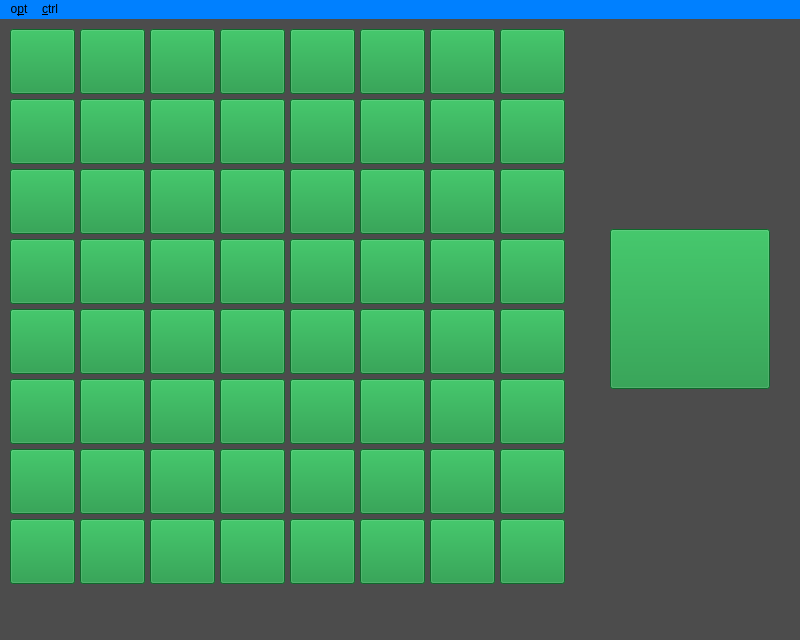
<?xml version="1.0" encoding="UTF-8"?>
<ui version="4.0">
 <class>MainWindow</class>
 <widget class="QMainWindow" name="MainWindow">
  <property name="geometry">
   <rect>
    <x>0</x>
    <y>0</y>
    <width>800</width>
    <height>640</height>
   </rect>
  </property>
  <property name="minimumSize">
   <size>
    <width>800</width>
    <height>640</height>
   </size>
  </property>
  <property name="windowTitle">
   <string>MainWindow</string>
  </property>
  <property name="autoFillBackground">
   <bool>false</bool>
  </property>
  <property name="styleSheet">
   <string notr="true">background-color: rgb(76, 76, 76);</string>
  </property>
  <widget class="QWidget" name="centralwidget">
   <property name="autoFillBackground">
    <bool>false</bool>
   </property>
   <widget class="QPushButton" name="pushButton_2">
    <property name="geometry">
     <rect>
      <x>10</x>
      <y>10</y>
      <width>65</width>
      <height>65</height>
     </rect>
    </property>
    <property name="styleSheet">
     <string notr="true">border-color: rgb(255, 255, 255);
background-color: rgb(19, 146, 59);</string>
    </property>
    <property name="text">
     <string/>
    </property>
    <property name="autoDefault">
     <bool>false</bool>
    </property>
   </widget>
   <widget class="QPushButton" name="pushButton_3">
    <property name="geometry">
     <rect>
      <x>80</x>
      <y>10</y>
      <width>65</width>
      <height>65</height>
     </rect>
    </property>
    <property name="styleSheet">
     <string notr="true">border-color: rgb(255, 255, 255);
background-color: rgb(19, 146, 59);</string>
    </property>
    <property name="text">
     <string/>
    </property>
    <property name="autoDefault">
     <bool>false</bool>
    </property>
   </widget>
   <widget class="QPushButton" name="pushButton_4">
    <property name="geometry">
     <rect>
      <x>220</x>
      <y>10</y>
      <width>65</width>
      <height>65</height>
     </rect>
    </property>
    <property name="styleSheet">
     <string notr="true">border-color: rgb(255, 255, 255);
background-color: rgb(19, 146, 59);</string>
    </property>
    <property name="text">
     <string/>
    </property>
    <property name="autoDefault">
     <bool>false</bool>
    </property>
   </widget>
   <widget class="QPushButton" name="pushButton_5">
    <property name="geometry">
     <rect>
      <x>150</x>
      <y>10</y>
      <width>65</width>
      <height>65</height>
     </rect>
    </property>
    <property name="styleSheet">
     <string notr="true">border-color: rgb(255, 255, 255);
background-color: rgb(19, 146, 59);</string>
    </property>
    <property name="text">
     <string/>
    </property>
    <property name="autoDefault">
     <bool>false</bool>
    </property>
   </widget>
   <widget class="QPushButton" name="pushButton_6">
    <property name="geometry">
     <rect>
      <x>360</x>
      <y>10</y>
      <width>65</width>
      <height>65</height>
     </rect>
    </property>
    <property name="styleSheet">
     <string notr="true">border-color: rgb(255, 255, 255);
background-color: rgb(19, 146, 59);</string>
    </property>
    <property name="text">
     <string/>
    </property>
    <property name="autoDefault">
     <bool>false</bool>
    </property>
   </widget>
   <widget class="QPushButton" name="pushButton_7">
    <property name="geometry">
     <rect>
      <x>500</x>
      <y>10</y>
      <width>65</width>
      <height>65</height>
     </rect>
    </property>
    <property name="styleSheet">
     <string notr="true">border-color: rgb(255, 255, 255);
background-color: rgb(19, 146, 59);</string>
    </property>
    <property name="text">
     <string/>
    </property>
    <property name="autoDefault">
     <bool>false</bool>
    </property>
   </widget>
   <widget class="QPushButton" name="pushButton_8">
    <property name="geometry">
     <rect>
      <x>430</x>
      <y>10</y>
      <width>65</width>
      <height>65</height>
     </rect>
    </property>
    <property name="styleSheet">
     <string notr="true">border-color: rgb(255, 255, 255);
background-color: rgb(19, 146, 59);</string>
    </property>
    <property name="text">
     <string/>
    </property>
    <property name="autoDefault">
     <bool>false</bool>
    </property>
   </widget>
   <widget class="QPushButton" name="pushButton_9">
    <property name="geometry">
     <rect>
      <x>290</x>
      <y>10</y>
      <width>65</width>
      <height>65</height>
     </rect>
    </property>
    <property name="styleSheet">
     <string notr="true">border-color: rgb(255, 255, 255);
background-color: rgb(19, 146, 59);</string>
    </property>
    <property name="text">
     <string/>
    </property>
    <property name="autoDefault">
     <bool>false</bool>
    </property>
   </widget>
   <widget class="QPushButton" name="pushButton_10">
    <property name="geometry">
     <rect>
      <x>10</x>
      <y>80</y>
      <width>65</width>
      <height>65</height>
     </rect>
    </property>
    <property name="styleSheet">
     <string notr="true">border-color: rgb(255, 255, 255);
background-color: rgb(19, 146, 59);</string>
    </property>
    <property name="text">
     <string/>
    </property>
    <property name="autoDefault">
     <bool>false</bool>
    </property>
   </widget>
   <widget class="QPushButton" name="pushButton_11">
    <property name="geometry">
     <rect>
      <x>360</x>
      <y>80</y>
      <width>65</width>
      <height>65</height>
     </rect>
    </property>
    <property name="styleSheet">
     <string notr="true">border-color: rgb(255, 255, 255);
background-color: rgb(19, 146, 59);</string>
    </property>
    <property name="text">
     <string/>
    </property>
    <property name="autoDefault">
     <bool>false</bool>
    </property>
   </widget>
   <widget class="QPushButton" name="pushButton_12">
    <property name="geometry">
     <rect>
      <x>290</x>
      <y>80</y>
      <width>65</width>
      <height>65</height>
     </rect>
    </property>
    <property name="styleSheet">
     <string notr="true">border-color: rgb(255, 255, 255);
background-color: rgb(19, 146, 59);</string>
    </property>
    <property name="text">
     <string/>
    </property>
    <property name="autoDefault">
     <bool>false</bool>
    </property>
   </widget>
   <widget class="QPushButton" name="pushButton_13">
    <property name="enabled">
     <bool>true</bool>
    </property>
    <property name="geometry">
     <rect>
      <x>150</x>
      <y>80</y>
      <width>65</width>
      <height>65</height>
     </rect>
    </property>
    <property name="styleSheet">
     <string notr="true">border-color: rgb(255, 255, 255);
background-color: rgb(19, 146, 59);</string>
    </property>
    <property name="text">
     <string/>
    </property>
    <property name="icon">
     <iconset>
      <normaloff>src/white.jpg</normaloff>src/white.jpg</iconset>
    </property>
    <property name="iconSize">
     <size>
      <width>50</width>
      <height>50</height>
     </size>
    </property>
    <property name="autoDefault">
     <bool>false</bool>
    </property>
   </widget>
   <widget class="QPushButton" name="pushButton_14">
    <property name="geometry">
     <rect>
      <x>220</x>
      <y>80</y>
      <width>65</width>
      <height>65</height>
     </rect>
    </property>
    <property name="styleSheet">
     <string notr="true">border-color: rgb(255, 255, 255);
background-color: rgb(19, 146, 59);</string>
    </property>
    <property name="text">
     <string/>
    </property>
    <property name="autoDefault">
     <bool>false</bool>
    </property>
   </widget>
   <widget class="QPushButton" name="pushButton_15">
    <property name="geometry">
     <rect>
      <x>80</x>
      <y>80</y>
      <width>65</width>
      <height>65</height>
     </rect>
    </property>
    <property name="styleSheet">
     <string notr="true">border-color: rgb(255, 255, 255);
background-color: rgb(19, 146, 59);</string>
    </property>
    <property name="text">
     <string/>
    </property>
    <property name="autoDefault">
     <bool>false</bool>
    </property>
   </widget>
   <widget class="QPushButton" name="pushButton_16">
    <property name="geometry">
     <rect>
      <x>430</x>
      <y>80</y>
      <width>65</width>
      <height>65</height>
     </rect>
    </property>
    <property name="styleSheet">
     <string notr="true">border-color: rgb(255, 255, 255);
background-color: rgb(19, 146, 59);</string>
    </property>
    <property name="text">
     <string/>
    </property>
    <property name="autoDefault">
     <bool>false</bool>
    </property>
   </widget>
   <widget class="QPushButton" name="pushButton_17">
    <property name="geometry">
     <rect>
      <x>500</x>
      <y>80</y>
      <width>65</width>
      <height>65</height>
     </rect>
    </property>
    <property name="styleSheet">
     <string notr="true">border-color: rgb(255, 255, 255);
background-color: rgb(19, 146, 59);</string>
    </property>
    <property name="text">
     <string/>
    </property>
    <property name="autoDefault">
     <bool>false</bool>
    </property>
   </widget>
   <widget class="QPushButton" name="pushButton_18">
    <property name="geometry">
     <rect>
      <x>360</x>
      <y>220</y>
      <width>65</width>
      <height>65</height>
     </rect>
    </property>
    <property name="styleSheet">
     <string notr="true">border-color: rgb(255, 255, 255);
background-color: rgb(19, 146, 59);</string>
    </property>
    <property name="text">
     <string/>
    </property>
    <property name="autoDefault">
     <bool>false</bool>
    </property>
   </widget>
   <widget class="QPushButton" name="pushButton_19">
    <property name="geometry">
     <rect>
      <x>220</x>
      <y>220</y>
      <width>65</width>
      <height>65</height>
     </rect>
    </property>
    <property name="styleSheet">
     <string notr="true">border-color: rgb(255, 255, 255);
background-color: rgb(19, 146, 59);</string>
    </property>
    <property name="text">
     <string/>
    </property>
    <property name="autoDefault">
     <bool>false</bool>
    </property>
   </widget>
   <widget class="QPushButton" name="pushButton_20">
    <property name="geometry">
     <rect>
      <x>430</x>
      <y>220</y>
      <width>65</width>
      <height>65</height>
     </rect>
    </property>
    <property name="styleSheet">
     <string notr="true">border-color: rgb(255, 255, 255);
background-color: rgb(19, 146, 59);</string>
    </property>
    <property name="text">
     <string/>
    </property>
    <property name="autoDefault">
     <bool>false</bool>
    </property>
   </widget>
   <widget class="QPushButton" name="pushButton_21">
    <property name="geometry">
     <rect>
      <x>500</x>
      <y>220</y>
      <width>65</width>
      <height>65</height>
     </rect>
    </property>
    <property name="styleSheet">
     <string notr="true">border-color: rgb(255, 255, 255);
background-color: rgb(19, 146, 59);</string>
    </property>
    <property name="text">
     <string/>
    </property>
    <property name="autoDefault">
     <bool>false</bool>
    </property>
   </widget>
   <widget class="QPushButton" name="pushButton_22">
    <property name="geometry">
     <rect>
      <x>80</x>
      <y>150</y>
      <width>65</width>
      <height>65</height>
     </rect>
    </property>
    <property name="styleSheet">
     <string notr="true">border-color: rgb(255, 255, 255);
background-color: rgb(19, 146, 59);</string>
    </property>
    <property name="text">
     <string/>
    </property>
    <property name="autoDefault">
     <bool>false</bool>
    </property>
   </widget>
   <widget class="QPushButton" name="pushButton_23">
    <property name="geometry">
     <rect>
      <x>290</x>
      <y>220</y>
      <width>65</width>
      <height>65</height>
     </rect>
    </property>
    <property name="styleSheet">
     <string notr="true">border-color: rgb(255, 255, 255);
background-color: rgb(19, 146, 59);</string>
    </property>
    <property name="text">
     <string/>
    </property>
    <property name="autoDefault">
     <bool>false</bool>
    </property>
   </widget>
   <widget class="QPushButton" name="pushButton_24">
    <property name="geometry">
     <rect>
      <x>290</x>
      <y>150</y>
      <width>65</width>
      <height>65</height>
     </rect>
    </property>
    <property name="styleSheet">
     <string notr="true">border-color: rgb(255, 255, 255);
background-color: rgb(19, 146, 59);</string>
    </property>
    <property name="text">
     <string/>
    </property>
    <property name="autoDefault">
     <bool>false</bool>
    </property>
   </widget>
   <widget class="QPushButton" name="pushButton_25">
    <property name="geometry">
     <rect>
      <x>360</x>
      <y>150</y>
      <width>65</width>
      <height>65</height>
     </rect>
    </property>
    <property name="styleSheet">
     <string notr="true">border-color: rgb(255, 255, 255);
background-color: rgb(19, 146, 59);</string>
    </property>
    <property name="text">
     <string/>
    </property>
    <property name="autoDefault">
     <bool>false</bool>
    </property>
   </widget>
   <widget class="QPushButton" name="pushButton_26">
    <property name="geometry">
     <rect>
      <x>220</x>
      <y>150</y>
      <width>65</width>
      <height>65</height>
     </rect>
    </property>
    <property name="styleSheet">
     <string notr="true">border-color: rgb(255, 255, 255);
background-color: rgb(19, 146, 59);</string>
    </property>
    <property name="text">
     <string/>
    </property>
    <property name="autoDefault">
     <bool>false</bool>
    </property>
   </widget>
   <widget class="QPushButton" name="pushButton_27">
    <property name="geometry">
     <rect>
      <x>150</x>
      <y>150</y>
      <width>65</width>
      <height>65</height>
     </rect>
    </property>
    <property name="styleSheet">
     <string notr="true">border-color: rgb(255, 255, 255);
background-color: rgb(19, 146, 59);</string>
    </property>
    <property name="text">
     <string/>
    </property>
    <property name="autoDefault">
     <bool>false</bool>
    </property>
   </widget>
   <widget class="QPushButton" name="pushButton_28">
    <property name="geometry">
     <rect>
      <x>10</x>
      <y>150</y>
      <width>65</width>
      <height>65</height>
     </rect>
    </property>
    <property name="styleSheet">
     <string notr="true">border-color: rgb(255, 255, 255);
background-color: rgb(19, 146, 59);</string>
    </property>
    <property name="text">
     <string/>
    </property>
    <property name="autoDefault">
     <bool>false</bool>
    </property>
   </widget>
   <widget class="QPushButton" name="pushButton_29">
    <property name="geometry">
     <rect>
      <x>500</x>
      <y>150</y>
      <width>65</width>
      <height>65</height>
     </rect>
    </property>
    <property name="styleSheet">
     <string notr="true">border-color: rgb(255, 255, 255);
background-color: rgb(19, 146, 59);</string>
    </property>
    <property name="text">
     <string/>
    </property>
    <property name="autoDefault">
     <bool>false</bool>
    </property>
   </widget>
   <widget class="QPushButton" name="pushButton_30">
    <property name="geometry">
     <rect>
      <x>10</x>
      <y>220</y>
      <width>65</width>
      <height>65</height>
     </rect>
    </property>
    <property name="styleSheet">
     <string notr="true">border-color: rgb(255, 255, 255);
background-color: rgb(19, 146, 59);</string>
    </property>
    <property name="text">
     <string/>
    </property>
    <property name="autoDefault">
     <bool>false</bool>
    </property>
   </widget>
   <widget class="QPushButton" name="pushButton_31">
    <property name="geometry">
     <rect>
      <x>430</x>
      <y>150</y>
      <width>65</width>
      <height>65</height>
     </rect>
    </property>
    <property name="styleSheet">
     <string notr="true">border-color: rgb(255, 255, 255);
background-color: rgb(19, 146, 59);</string>
    </property>
    <property name="text">
     <string/>
    </property>
    <property name="autoDefault">
     <bool>false</bool>
    </property>
   </widget>
   <widget class="QPushButton" name="pushButton_32">
    <property name="geometry">
     <rect>
      <x>150</x>
      <y>220</y>
      <width>65</width>
      <height>65</height>
     </rect>
    </property>
    <property name="styleSheet">
     <string notr="true">border-color: rgb(255, 255, 255);
background-color: rgb(19, 146, 59);</string>
    </property>
    <property name="text">
     <string/>
    </property>
    <property name="autoDefault">
     <bool>false</bool>
    </property>
   </widget>
   <widget class="QPushButton" name="pushButton_33">
    <property name="geometry">
     <rect>
      <x>80</x>
      <y>220</y>
      <width>65</width>
      <height>65</height>
     </rect>
    </property>
    <property name="styleSheet">
     <string notr="true">border-color: rgb(255, 255, 255);
background-color: rgb(19, 146, 59);</string>
    </property>
    <property name="text">
     <string/>
    </property>
    <property name="autoDefault">
     <bool>false</bool>
    </property>
   </widget>
   <widget class="QPushButton" name="pushButton_34">
    <property name="geometry">
     <rect>
      <x>220</x>
      <y>500</y>
      <width>65</width>
      <height>65</height>
     </rect>
    </property>
    <property name="styleSheet">
     <string notr="true">border-color: rgb(255, 255, 255);
background-color: rgb(19, 146, 59);</string>
    </property>
    <property name="text">
     <string/>
    </property>
    <property name="autoDefault">
     <bool>false</bool>
    </property>
   </widget>
   <widget class="QPushButton" name="pushButton_35">
    <property name="geometry">
     <rect>
      <x>220</x>
      <y>290</y>
      <width>65</width>
      <height>65</height>
     </rect>
    </property>
    <property name="styleSheet">
     <string notr="true">border-color: rgb(255, 255, 255);
background-color: rgb(19, 146, 59);</string>
    </property>
    <property name="text">
     <string/>
    </property>
    <property name="autoDefault">
     <bool>false</bool>
    </property>
   </widget>
   <widget class="QPushButton" name="pushButton_36">
    <property name="geometry">
     <rect>
      <x>430</x>
      <y>290</y>
      <width>65</width>
      <height>65</height>
     </rect>
    </property>
    <property name="styleSheet">
     <string notr="true">border-color: rgb(255, 255, 255);
background-color: rgb(19, 146, 59);</string>
    </property>
    <property name="text">
     <string/>
    </property>
    <property name="autoDefault">
     <bool>false</bool>
    </property>
   </widget>
   <widget class="QPushButton" name="pushButton_37">
    <property name="geometry">
     <rect>
      <x>500</x>
      <y>360</y>
      <width>65</width>
      <height>65</height>
     </rect>
    </property>
    <property name="styleSheet">
     <string notr="true">border-color: rgb(255, 255, 255);
background-color: rgb(19, 146, 59);</string>
    </property>
    <property name="text">
     <string/>
    </property>
    <property name="autoDefault">
     <bool>false</bool>
    </property>
   </widget>
   <widget class="QPushButton" name="pushButton_38">
    <property name="geometry">
     <rect>
      <x>10</x>
      <y>500</y>
      <width>65</width>
      <height>65</height>
     </rect>
    </property>
    <property name="styleSheet">
     <string notr="true">border-color: rgb(255, 255, 255);
background-color: rgb(19, 146, 59);</string>
    </property>
    <property name="text">
     <string/>
    </property>
    <property name="autoDefault">
     <bool>false</bool>
    </property>
   </widget>
   <widget class="QPushButton" name="pushButton_39">
    <property name="geometry">
     <rect>
      <x>10</x>
      <y>360</y>
      <width>65</width>
      <height>65</height>
     </rect>
    </property>
    <property name="styleSheet">
     <string notr="true">border-color: rgb(255, 255, 255);
background-color: rgb(19, 146, 59);</string>
    </property>
    <property name="text">
     <string/>
    </property>
    <property name="autoDefault">
     <bool>false</bool>
    </property>
   </widget>
   <widget class="QPushButton" name="pushButton_40">
    <property name="geometry">
     <rect>
      <x>150</x>
      <y>360</y>
      <width>65</width>
      <height>65</height>
     </rect>
    </property>
    <property name="styleSheet">
     <string notr="true">border-color: rgb(255, 255, 255);
background-color: rgb(19, 146, 59);</string>
    </property>
    <property name="text">
     <string/>
    </property>
    <property name="autoDefault">
     <bool>false</bool>
    </property>
   </widget>
   <widget class="QPushButton" name="pushButton_41">
    <property name="geometry">
     <rect>
      <x>500</x>
      <y>430</y>
      <width>65</width>
      <height>65</height>
     </rect>
    </property>
    <property name="styleSheet">
     <string notr="true">border-color: rgb(255, 255, 255);
background-color: rgb(19, 146, 59);</string>
    </property>
    <property name="text">
     <string/>
    </property>
    <property name="autoDefault">
     <bool>false</bool>
    </property>
   </widget>
   <widget class="QPushButton" name="pushButton_42">
    <property name="geometry">
     <rect>
      <x>430</x>
      <y>430</y>
      <width>65</width>
      <height>65</height>
     </rect>
    </property>
    <property name="styleSheet">
     <string notr="true">border-color: rgb(255, 255, 255);
background-color: rgb(19, 146, 59);</string>
    </property>
    <property name="text">
     <string/>
    </property>
    <property name="autoDefault">
     <bool>false</bool>
    </property>
   </widget>
   <widget class="QPushButton" name="pushButton_43">
    <property name="geometry">
     <rect>
      <x>10</x>
      <y>290</y>
      <width>65</width>
      <height>65</height>
     </rect>
    </property>
    <property name="styleSheet">
     <string notr="true">border-color: rgb(255, 255, 255);
background-color: rgb(19, 146, 59);</string>
    </property>
    <property name="text">
     <string/>
    </property>
    <property name="autoDefault">
     <bool>false</bool>
    </property>
   </widget>
   <widget class="QPushButton" name="pushButton_44">
    <property name="geometry">
     <rect>
      <x>290</x>
      <y>290</y>
      <width>65</width>
      <height>65</height>
     </rect>
    </property>
    <property name="styleSheet">
     <string notr="true">border-color: rgb(255, 255, 255);
background-color: rgb(19, 146, 59);</string>
    </property>
    <property name="text">
     <string/>
    </property>
    <property name="autoDefault">
     <bool>false</bool>
    </property>
   </widget>
   <widget class="QPushButton" name="pushButton_45">
    <property name="geometry">
     <rect>
      <x>150</x>
      <y>500</y>
      <width>65</width>
      <height>65</height>
     </rect>
    </property>
    <property name="styleSheet">
     <string notr="true">border-color: rgb(255, 255, 255);
background-color: rgb(19, 146, 59);</string>
    </property>
    <property name="text">
     <string/>
    </property>
    <property name="autoDefault">
     <bool>false</bool>
    </property>
   </widget>
   <widget class="QPushButton" name="pushButton_46">
    <property name="geometry">
     <rect>
      <x>150</x>
      <y>290</y>
      <width>65</width>
      <height>65</height>
     </rect>
    </property>
    <property name="styleSheet">
     <string notr="true">border-color: rgb(255, 255, 255);
background-color: rgb(19, 146, 59);</string>
    </property>
    <property name="text">
     <string/>
    </property>
    <property name="autoDefault">
     <bool>false</bool>
    </property>
   </widget>
   <widget class="QPushButton" name="pushButton_47">
    <property name="geometry">
     <rect>
      <x>290</x>
      <y>500</y>
      <width>65</width>
      <height>65</height>
     </rect>
    </property>
    <property name="styleSheet">
     <string notr="true">border-color: rgb(255, 255, 255);
background-color: rgb(19, 146, 59);</string>
    </property>
    <property name="text">
     <string/>
    </property>
    <property name="autoDefault">
     <bool>false</bool>
    </property>
   </widget>
   <widget class="QPushButton" name="pushButton_48">
    <property name="geometry">
     <rect>
      <x>430</x>
      <y>360</y>
      <width>65</width>
      <height>65</height>
     </rect>
    </property>
    <property name="styleSheet">
     <string notr="true">border-color: rgb(255, 255, 255);
background-color: rgb(19, 146, 59);</string>
    </property>
    <property name="text">
     <string/>
    </property>
    <property name="autoDefault">
     <bool>false</bool>
    </property>
   </widget>
   <widget class="QPushButton" name="pushButton_49">
    <property name="geometry">
     <rect>
      <x>360</x>
      <y>360</y>
      <width>65</width>
      <height>65</height>
     </rect>
    </property>
    <property name="styleSheet">
     <string notr="true">border-color: rgb(255, 255, 255);
background-color: rgb(19, 146, 59);</string>
    </property>
    <property name="text">
     <string/>
    </property>
    <property name="autoDefault">
     <bool>false</bool>
    </property>
   </widget>
   <widget class="QPushButton" name="pushButton_50">
    <property name="geometry">
     <rect>
      <x>360</x>
      <y>430</y>
      <width>65</width>
      <height>65</height>
     </rect>
    </property>
    <property name="styleSheet">
     <string notr="true">border-color: rgb(255, 255, 255);
background-color: rgb(19, 146, 59);</string>
    </property>
    <property name="text">
     <string/>
    </property>
    <property name="autoDefault">
     <bool>false</bool>
    </property>
   </widget>
   <widget class="QPushButton" name="pushButton_51">
    <property name="geometry">
     <rect>
      <x>10</x>
      <y>430</y>
      <width>65</width>
      <height>65</height>
     </rect>
    </property>
    <property name="styleSheet">
     <string notr="true">border-color: rgb(255, 255, 255);
background-color: rgb(19, 146, 59);</string>
    </property>
    <property name="text">
     <string/>
    </property>
    <property name="autoDefault">
     <bool>false</bool>
    </property>
   </widget>
   <widget class="QPushButton" name="pushButton_52">
    <property name="geometry">
     <rect>
      <x>220</x>
      <y>360</y>
      <width>65</width>
      <height>65</height>
     </rect>
    </property>
    <property name="styleSheet">
     <string notr="true">border-color: rgb(255, 255, 255);
background-color: rgb(19, 146, 59);</string>
    </property>
    <property name="text">
     <string/>
    </property>
    <property name="autoDefault">
     <bool>false</bool>
    </property>
   </widget>
   <widget class="QPushButton" name="pushButton_53">
    <property name="geometry">
     <rect>
      <x>150</x>
      <y>430</y>
      <width>65</width>
      <height>65</height>
     </rect>
    </property>
    <property name="styleSheet">
     <string notr="true">border-color: rgb(255, 255, 255);
background-color: rgb(19, 146, 59);</string>
    </property>
    <property name="text">
     <string/>
    </property>
    <property name="autoDefault">
     <bool>false</bool>
    </property>
   </widget>
   <widget class="QPushButton" name="pushButton_54">
    <property name="geometry">
     <rect>
      <x>360</x>
      <y>500</y>
      <width>65</width>
      <height>65</height>
     </rect>
    </property>
    <property name="styleSheet">
     <string notr="true">border-color: rgb(255, 255, 255);
background-color: rgb(19, 146, 59);</string>
    </property>
    <property name="text">
     <string/>
    </property>
    <property name="autoDefault">
     <bool>false</bool>
    </property>
   </widget>
   <widget class="QPushButton" name="pushButton_55">
    <property name="geometry">
     <rect>
      <x>290</x>
      <y>360</y>
      <width>65</width>
      <height>65</height>
     </rect>
    </property>
    <property name="styleSheet">
     <string notr="true">border-color: rgb(255, 255, 255);
background-color: rgb(19, 146, 59);</string>
    </property>
    <property name="text">
     <string/>
    </property>
    <property name="autoDefault">
     <bool>false</bool>
    </property>
   </widget>
   <widget class="QPushButton" name="pushButton_56">
    <property name="geometry">
     <rect>
      <x>290</x>
      <y>430</y>
      <width>65</width>
      <height>65</height>
     </rect>
    </property>
    <property name="styleSheet">
     <string notr="true">border-color: rgb(255, 255, 255);
background-color: rgb(19, 146, 59);</string>
    </property>
    <property name="text">
     <string/>
    </property>
    <property name="autoDefault">
     <bool>false</bool>
    </property>
   </widget>
   <widget class="QPushButton" name="pushButton_57">
    <property name="geometry">
     <rect>
      <x>80</x>
      <y>500</y>
      <width>65</width>
      <height>65</height>
     </rect>
    </property>
    <property name="styleSheet">
     <string notr="true">border-color: rgb(255, 255, 255);
background-color: rgb(19, 146, 59);</string>
    </property>
    <property name="text">
     <string/>
    </property>
    <property name="autoDefault">
     <bool>false</bool>
    </property>
   </widget>
   <widget class="QPushButton" name="pushButton_58">
    <property name="geometry">
     <rect>
      <x>80</x>
      <y>290</y>
      <width>65</width>
      <height>65</height>
     </rect>
    </property>
    <property name="styleSheet">
     <string notr="true">border-color: rgb(255, 255, 255);
background-color: rgb(19, 146, 59);</string>
    </property>
    <property name="text">
     <string/>
    </property>
    <property name="autoDefault">
     <bool>false</bool>
    </property>
   </widget>
   <widget class="QPushButton" name="pushButton_59">
    <property name="geometry">
     <rect>
      <x>430</x>
      <y>500</y>
      <width>65</width>
      <height>65</height>
     </rect>
    </property>
    <property name="styleSheet">
     <string notr="true">border-color: rgb(255, 255, 255);
background-color: rgb(19, 146, 59);</string>
    </property>
    <property name="text">
     <string/>
    </property>
    <property name="autoDefault">
     <bool>false</bool>
    </property>
   </widget>
   <widget class="QPushButton" name="pushButton_60">
    <property name="geometry">
     <rect>
      <x>80</x>
      <y>360</y>
      <width>65</width>
      <height>65</height>
     </rect>
    </property>
    <property name="styleSheet">
     <string notr="true">border-color: rgb(255, 255, 255);
background-color: rgb(19, 146, 59);</string>
    </property>
    <property name="text">
     <string/>
    </property>
    <property name="autoDefault">
     <bool>false</bool>
    </property>
   </widget>
   <widget class="QPushButton" name="pushButton_61">
    <property name="geometry">
     <rect>
      <x>500</x>
      <y>500</y>
      <width>65</width>
      <height>65</height>
     </rect>
    </property>
    <property name="styleSheet">
     <string notr="true">border-color: rgb(255, 255, 255);
background-color: rgb(19, 146, 59);</string>
    </property>
    <property name="text">
     <string/>
    </property>
    <property name="autoDefault">
     <bool>false</bool>
    </property>
   </widget>
   <widget class="QPushButton" name="pushButton_62">
    <property name="geometry">
     <rect>
      <x>500</x>
      <y>290</y>
      <width>65</width>
      <height>65</height>
     </rect>
    </property>
    <property name="styleSheet">
     <string notr="true">border-color: rgb(255, 255, 255);
background-color: rgb(19, 146, 59);</string>
    </property>
    <property name="text">
     <string/>
    </property>
    <property name="autoDefault">
     <bool>false</bool>
    </property>
   </widget>
   <widget class="QPushButton" name="pushButton_63">
    <property name="geometry">
     <rect>
      <x>80</x>
      <y>430</y>
      <width>65</width>
      <height>65</height>
     </rect>
    </property>
    <property name="styleSheet">
     <string notr="true">border-color: rgb(255, 255, 255);
background-color: rgb(19, 146, 59);</string>
    </property>
    <property name="text">
     <string/>
    </property>
    <property name="autoDefault">
     <bool>false</bool>
    </property>
   </widget>
   <widget class="QPushButton" name="pushButton_64">
    <property name="geometry">
     <rect>
      <x>360</x>
      <y>290</y>
      <width>65</width>
      <height>65</height>
     </rect>
    </property>
    <property name="styleSheet">
     <string notr="true">border-color: rgb(255, 255, 255);
background-color: rgb(19, 146, 59);</string>
    </property>
    <property name="text">
     <string/>
    </property>
    <property name="autoDefault">
     <bool>false</bool>
    </property>
   </widget>
   <widget class="QPushButton" name="pushButton_65">
    <property name="geometry">
     <rect>
      <x>220</x>
      <y>430</y>
      <width>65</width>
      <height>65</height>
     </rect>
    </property>
    <property name="styleSheet">
     <string notr="true">border-color: rgb(255, 255, 255);
background-color: rgb(19, 146, 59);</string>
    </property>
    <property name="text">
     <string/>
    </property>
    <property name="autoDefault">
     <bool>false</bool>
    </property>
   </widget>
   <widget class="QPushButton" name="pushButton_66">
    <property name="enabled">
     <bool>true</bool>
    </property>
    <property name="geometry">
     <rect>
      <x>610</x>
      <y>210</y>
      <width>160</width>
      <height>160</height>
     </rect>
    </property>
    <property name="styleSheet">
     <string notr="true">border-color: rgb(255, 255, 255);
background-color: rgb(19, 146, 59);</string>
    </property>
    <property name="text">
     <string/>
    </property>
    <property name="icon">
     <iconset>
      <normaloff>src/white.jpg</normaloff>src/white.jpg</iconset>
    </property>
    <property name="iconSize">
     <size>
      <width>50</width>
      <height>50</height>
     </size>
    </property>
    <property name="autoDefault">
     <bool>false</bool>
    </property>
   </widget>
  </widget>
  <widget class="QMenuBar" name="menubar">
   <property name="geometry">
    <rect>
     <x>0</x>
     <y>0</y>
     <width>800</width>
     <height>38</height>
    </rect>
   </property>
   <property name="styleSheet">
    <string notr="true">background-color: rgb(0, 128, 255);
selection-color: rgb(128, 255, 0);
border-color: rgb(102, 102, 255);
font-color: rgb(0, 128, 255);
font: 14pt &quot;Courier&quot;;</string>
   </property>
   <property name="nativeMenuBar">
    <bool>false</bool>
   </property>
   <widget class="QMenu" name="menuMenu">
    <property name="styleSheet">
     <string notr="true">background-color: rgb(0, 128, 255);
selection-color: rgb(128, 255, 0);
border-color: rgb(102, 102, 255);
font-color: rgb(255, 255, 255);
font: 14pt &quot;Courier&quot;;</string>
    </property>
    <property name="title">
     <string>o&amp;pt</string>
    </property>
   </widget>
   <widget class="QMenu" name="menuCtrl">
    <property name="title">
     <string>&amp;ctrl</string>
    </property>
   </widget>
   <addaction name="menuMenu"/>
   <addaction name="menuCtrl"/>
  </widget>
  <widget class="QStatusBar" name="statusbar"/>
 </widget>
 <resources/>
 <connections/>
</ui>
